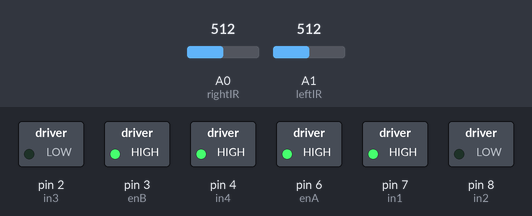
Bench run of a sketch on a simulated Arduino Uno, built with avr-gcc and run on an emulated ATmega328P. Parts: switched loads named in the sketch (green lamp = pin HIGH). Inputs (shaded band) come from the test bench; at power-on: A0 (rightIR) = 512, A1 (leftIR) = 512. Pins used as bus, display or sensor lines are not drawn.

Above: at 1.2 s.
1.3 s: A0 (rightIR) set to 716
At 1.56 s:
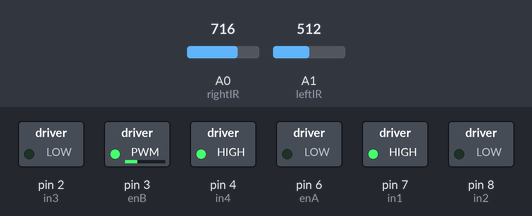
4.3 s: A1 (leftIR) set to 716
At 5.0 s:
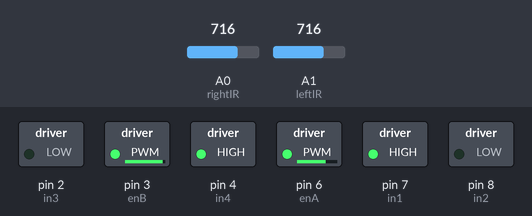
5.8 s: A1 (leftIR) set to 1023
At 6.61 s:
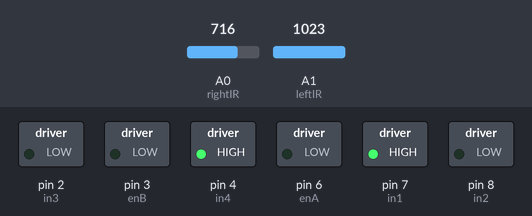
8.8 s: A0 (rightIR) set to 306
11.8 s: A1 (leftIR) set to 245
At 14.72 s:
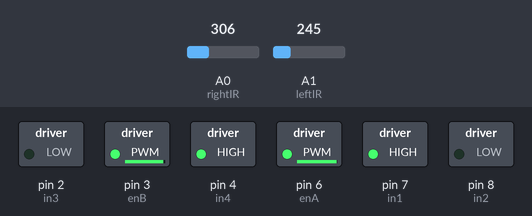
14.8 s: A0 (rightIR) set to 511
Timing chart, 0 to 39.2 s (numbered marks = the images above; inputs shaded):
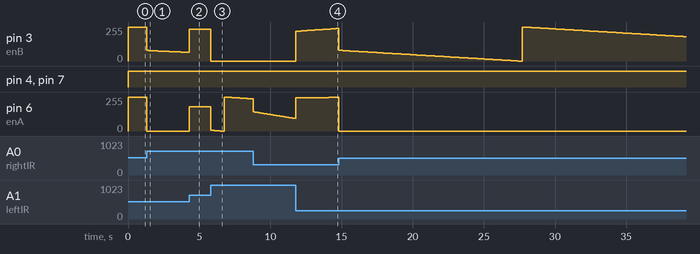

The sketch:

Robotics_Tournament_Robot.ino
```cpp
//color sensor
#define S0 9
#define S1 10
#define S2 11
#define S3 12
#define sensorOut 13

//IR sensors
#define rightIR A0
#define leftIR A1
//bumper
#define rightBumper A2
#define leftBumper A3

// motor one
#define enA 6
#define in1 7
#define in2 8
// motor two
#define enB 3
#define in3 2
#define in4 4

double pidController(double left, double right);
void moveForwardRight(double input);
void moveForwardRight(double input);
void moveBack(int time);
void stopMotor(int time);
void moveStright();
void turnLeft(int time);
void turnRight(int time);
int getColor();

int frequency = 0;
int red = 0; //color sensor
int green = 0;
int blue = 0;
int lastColor = 0;


double valueIRright_voltage = 0;
double valueIRleft_voltage = 0;
double setPoint = 0;
double e_prev = 0;
double e_int = 0;
double Kp = 44; //44
double Kd = 22; //22
double Ki = 0.0005; //0.0005
int max_speed = 255; //220

void setup()
{
  // set all the motor control pins to outputs
  pinMode(enA, OUTPUT);
  pinMode(enB, OUTPUT);
  pinMode(in1, OUTPUT);
  pinMode(in2, OUTPUT);
  pinMode(in3, OUTPUT);
  pinMode(in4, OUTPUT);

  pinMode(rightIR, INPUT); //declare pin A0 as input for right sensor
  pinMode(leftIR, INPUT); //declare pin A1 as input for left sensor

  //color sensor
  pinMode(S0, OUTPUT);
  pinMode(S1, OUTPUT);
  pinMode(S2, OUTPUT);
  pinMode(S3, OUTPUT);
  pinMode(sensorOut, INPUT);
  // Setting frequency-scaling to 20%
  digitalWrite(S0, HIGH);
  digitalWrite(S1, LOW);

  // logging
  Serial.begin(9600); //set the baud rate of the serial monitor

}


void loop()
{
  //  int color = getColor();
  //  Serial.println(color);
  //    if (color == 1)   {
  //      Serial.println("Red");
  //    }
  //    else if (color == 2)   {
  //      Serial.println("Green");
  //    }
  //    else if (color == 3)   {
  //      Serial.println("Blue");
  //    }
  //      else if (color == 4)   {
  //      Serial.println("Yellow");
  //    }
  //      else if (color == 0)   {
  //      Serial.println("Black&White");
  //    }

  valueIRleft_voltage = analogRead(leftIR) * 0.00488; //convert analog value to voltage
  valueIRright_voltage = analogRead(rightIR) * 0.00488; //convert analog value to voltage

    double blaBla = pidController(valueIRleft_voltage, valueIRright_voltage);
    if (blaBla < 0) {
      moveForwardRight(blaBla);
    }
    else {
    moveForwardLeft(blaBla);

    }

//  int rightBumperStatus = analogRead(rightBumper); //800 ON
//  Serial.println(rightBumperStatus);
//
//  int leftBumperStatus = analogRead(leftBumper);
//  Serial.println(leftBumperStatus);
//
//  moveStright();
//  if (rightBumperStatus > 900) {
//    //    stopMotor(100);
//    //    moveBack(100);
//    turnLeft(500);
//  }
//
//  else if (leftBumperStatus > 900) {
//    //    stopMotor(100);
//    //    moveBack(100);
//    turnRight(500);
//  }


  //delay(10);


}

double pidController(double left, double right) {
  double r = (-1) * left + right;
  double error = setPoint - r;
  e_int = e_int + error;
  double e_diff = (error - e_prev);
  double pid = Kp * error + Ki * e_int + Kd * e_diff;
  e_prev = error;
  return pid;
}

void moveForwardRight(double input) {
  //input will be minus.
  int PWM_right = int(max_speed + input * 20); //20
  if (PWM_right < 80) {
    PWM_right = 0;
  }
  analogWrite(enA, PWM_right);  // turn on motor A
  digitalWrite(in1, HIGH);
  digitalWrite(in2, LOW);

  int PWM_left = int(max_speed + input * 4);
  if (PWM_left > 255) {
    PWM_left = 255;
  }

  analogWrite(enB, PWM_left);
  digitalWrite(in4, HIGH);
  digitalWrite(in3, LOW);

  //  Serial.print("PWM_right: ");
  //  Serial.print(PWM_right); //display analog value in serial monitor
  //  Serial.print("\t");
  //  Serial.print("PWM_left: ");
  //  Serial.println(PWM_left); //display value of voltage in serial monitor
}


void moveForwardLeft(double input) {
  // input will be plus
  int PWM_right = int(max_speed - input * 4); //3
  if (PWM_right > 255) {
    PWM_right = 255;
  }
  analogWrite(enA, PWM_right);  // turn on motor A
  digitalWrite(in1, HIGH);
  digitalWrite(in2, LOW);

  int PWM_left = int(max_speed  - input * 20);
  if (PWM_left < 80) {
    PWM_left = 0;
  }
  analogWrite(enB, PWM_left);
  digitalWrite(in4, HIGH);
  digitalWrite(in3, LOW);

  //  Serial.print("PWM_right: ");
  //  Serial.print(PWM_right); //display analog value in serial monitor
  //  Serial.print("\t");
  //  Serial.print("PWM_left: ");
  //  Serial.println(PWM_left); //display value of voltage in serial monitor

}

int getColor() {
  int colorArray[3]; // red, green, blue
  // Setting red filtered photodiodes to be read
  digitalWrite(S2, LOW);
  digitalWrite(S3, LOW);
  // Reading the output frequency
  frequency = pulseIn(sensorOut, LOW);
  colorArray[0] = frequency;
  // Printing the value on the serial monitor
  //delay(10);
  // Setting Green filtered photodiodes to be read
  digitalWrite(S2, HIGH);
  digitalWrite(S3, HIGH);
  // Reading the output frequency
  frequency = pulseIn(sensorOut, LOW);
  colorArray[1] = frequency;
  //delay(10);
  // Setting Blue filtered photodiodes to be read
  digitalWrite(S2, LOW);
  digitalWrite(S3, HIGH);
  // Reading the output frequency
  frequency = pulseIn(sensorOut, LOW);
  colorArray[2] = frequency;
  //delay(10);

  if ((colorArray[0] >= 24 & colorArray[0] <= 34) & (colorArray[1] >= 25 & colorArray[1] <= 29) & (colorArray[2] >= 33 & colorArray[2] <= 37)) {
    return 2;
  }
  else if ((colorArray[0] >= 20 & colorArray[0] <= 25) & (colorArray[1] >= 45 & colorArray[1] <= 52) & (colorArray[2] >= 40 & colorArray[2] <= 45)) {
    return 1;
  }
  else if ((colorArray[0] >= 40 & colorArray[0] <= 47) & (colorArray[1] >= 40 & colorArray[1] <= 47) & (colorArray[2] >= 25 & colorArray[2] <= 33)) {
    return 3;
  }
  else if ((colorArray[0] >= 10 & colorArray[0] <= 18) & (colorArray[1] >= 15 & colorArray[1] <= 23) & (colorArray[2] >= 25 & colorArray[2] <= 32)) {
    return 4;
  }
  else {
    return 0;
  }
}


void turnRight(int time) {
  analogWrite(enA, 150);  // turn on motor A
  digitalWrite(in1, LOW);
  digitalWrite(in2, HIGH);

  analogWrite(enB, 150);
  digitalWrite(in4, HIGH);
  digitalWrite(in3, LOW);
  delay(time);

}
void moveStright() {
  analogWrite(enA, 180);  // turn on motor A
  digitalWrite(in1, HIGH);
  digitalWrite(in2, LOW);

  analogWrite(enB, 180);
  digitalWrite(in4, HIGH);
  digitalWrite(in3, LOW);


}
void turnLeft(int time) {
  analogWrite(enA, 150);  // turn on motor A
  digitalWrite(in1, HIGH);
  digitalWrite(in2, LOW);

  analogWrite(enB, 150);
  digitalWrite(in4, LOW);
  digitalWrite(in3, HIGH);
  delay(time);

}
void stopMotor(int time) {
  analogWrite(enA, 0);  // turn on motor A
  digitalWrite(in1, LOW);
  digitalWrite(in2, LOW);

  analogWrite(enB, 0);
  digitalWrite(in4, LOW);
  digitalWrite(in3, LOW);
  delay(time);
}
void moveBack(int time) {
  analogWrite(enA, 180);  // turn on motor A
  digitalWrite(in1, LOW);
  digitalWrite(in2, HIGH);

  analogWrite(enB, 180);
  digitalWrite(in4, LOW);
  digitalWrite(in3, HIGH);
  delay(time);

}
```

Measured:
- after the input at 1.3 s, pin 3 (enB): moves from 255/255 to 65/255 over 2.8 s, starting at once; pin 6 (enA): 255/255 → 0/255 at once
- after the input at 4.3 s, pin 6 (enA): 0/255 → 181/255 at once
- after the input at 5.8 s, pin 3 (enB): 240/255 → 0/255 at once; pin 6 (enA): 181/255 → 5/255 at once, → 4/255 0.13 s later, → 3/255 0.14 s later, → 2/255 0.14 s later, … (21 changes in this stretch)
- after the input at 11.8 s, pin 3 (enB): moves from 0/255 to 245/255 over 3.0 s, starting at once
